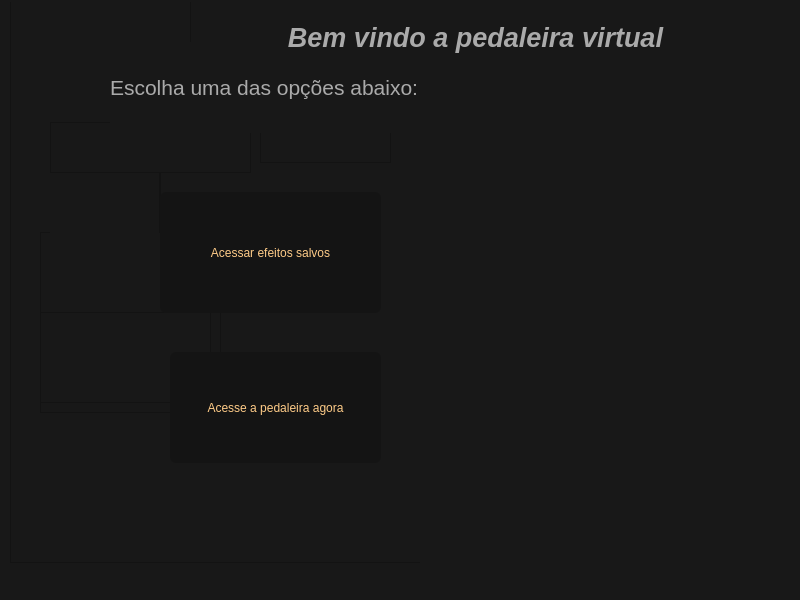
<?xml version="1.0" encoding="UTF-8"?>
<ui version="4.0">
 <class>MainWindow</class>
 <widget class="QMainWindow" name="MainWindow">
  <property name="geometry">
   <rect>
    <x>0</x>
    <y>0</y>
    <width>800</width>
    <height>600</height>
   </rect>
  </property>
  <property name="windowTitle">
   <string>MainWindow</string>
  </property>
  <property name="styleSheet">
   <string notr="true">/* Night Eyes theme v1.2.0 for Mod Organizer 2 by Ciathyza */
/* https://github.com/ciathyza/mo2-themes */

/* Main Window ---------------------------------------------------------------- */

QWidget
{
    background: #181818;
	color: #AAAAAA;
}

QWidget:disabled
{
	background: #181818;
    color: #808080;
}

QMainWindow::separator
{
	border: 0px;
}

QAbstractItemView
{
	background: #141414;
	alternate-background-color: #141414;
	show-decoration-selected: 1;
	selection-background-color: #001133;
	selection-color: #0099EE;
}

QAbstractItemView::item:hover
{
	color: #FFFFFF;
}

QAbstractItemView::item:selected
{
	background: #001133;
	color: #0099EE;
}

QAbstractScrollArea::corner
{
	background: #141414;
	border: 2px solid #181818;
	border-bottom-right-radius: 6px;
	margin: 0px -2px -2px 0px;
}

LinkLabel
{
  qproperty-linkColor: #3399FF;
}


/* Toolbar -------------------------------------------------------------------- */

QToolBar
{
	background: #181818;
	border: 1px solid #181818;
}

QToolBar::separator
{
	background: #181818;
}

QToolButton
{
	padding: 4px 1px;
	border-radius: 2px;
	margin: 4px 1px 0px 1px;
}

QToolButton:hover
{
	background: #282828;
}

QToolButton:pressed
{
	background: #181818;
}

QToolButton::menu-indicator
{
  width: 8px;
}


/* Left Pane &amp; File Trees ----------------------------------------------------- */

QTreeView
{
	border-radius: 6px;
}

QTreeView::branch:hover
{
	background: #181818;
	color: #FFFFFF;
}

QTreeView::branch:selected
{
	background: #001133;
	color: #0099EE;
}

QTreeView::item:selected
{
	background: #001133;
	color: #0099EE;
}

QTreeView::branch:has-children:!has-siblings:closed,
QTreeView::branch:closed:has-children:has-siblings
{
	image: url(:/stylesheet/branch-closed.png);
	border: 0px;
}

QTreeView::branch:open:has-children:!has-siblings,
QTreeView::branch:open:has-children:has-siblings
{
	image: url(:/stylesheet/branch-open.png);
	border: 0px;
}

QListView
{
	border-radius: 6px;
}

QListView::item:hover
{
	background: #242424;
	color: #FFCC88;
}

QListView::item:selected
{
	background: #001133;
	color: #0099EE;
}

QTextEdit
{
	background: #141414;
	border-radius: 6px;
}

QWebView
{
	background: #141414;
	border-radius: 6px;
}


/* Group Boxes ---------------------------------------------------------------- */

QGroupBox
{
	padding: 24px 4px;
	border: 2px solid #141414;
	border-radius: 10px;
}

QGroupBox::title
{
	subcontrol-origin: padding;
	subcontrol-position: top left;
	padding: 8px;
}


/* Search Boxes --------------------------------------------------------------- */

QLineEdit
{
    background: #141414;
	min-height: 14px;
	padding: 2px;
    border: 2px solid #141414;
    border-radius: 6px;
    margin-top: 3px;
}

QLineEdit:hover
{
	border: 2px solid #242424;
}


/* Most Dropdowns ------------------------------------------------------------- */

QComboBox
{
    background: #141414;
    min-height: 20px;
	padding-left: 5px;
    border: 2px solid #141414;
    border-radius: 6px;
    margin: 3px 0px 1px 0px;
}

QComboBox:hover
{
	border: 2px solid #242424;
}

QComboBox:on
{
	background: #181818;
	color: #FFCC88;
	border: 2px solid #181818;
}

QComboBox::drop-down
{
	width: 20px;
	subcontrol-origin: padding;
	subcontrol-position: top right;
	border: none;
}

QComboBox QAbstractItemView
{
	border: 0px;
}

QComboBox::down-arrow
{
	image: url(:/stylesheet/combobox-down.png);
}


/* Most Buttons --------------------------------------------------------------- */

QPushButton
{
    background: #141414;
    color: #FFCC88;
    min-height: 18px;
    padding: 2px 12px;
	border-radius: 6px;
}

QPushButton:hover
{
	background: #242424;
	color: #FFCC88;
}

QPushButton:pressed
{
	background: #181818;
	color: #FFCC88;
}

QPushButton:checked
{
	background: #181818;
	color: #FFCC88;
	margin: 4px;
}


/* Scroll Bars ---------------------------------------------------------------- */

/* Horizontal */

QScrollBar:horizontal
{
    background: #141414;
    height: 16px;
	border: 2px solid #181818;
    margin: 0px 23px -2px 23px;
}

QScrollBar::handle:horizontal
{
    background: #222222;
    min-width: 32px;
    border-radius: 6px;
	margin: 2px;
}

QScrollBar::add-line:horizontal
{
    background: #141414;
    width: 23px;
    subcontrol-position: right;
    subcontrol-origin: margin;
	border: 2px solid #181818;
	margin: 0px -2px -2px 0px;
}

QScrollBar::sub-line:horizontal
{
	background: #141414;
	width: 23px;
	subcontrol-position: left;
	subcontrol-origin: margin;
	border: 2px solid #181818;
	border-bottom-left-radius: 6px;
	margin: 0px 0px -2px -2px;
}

/* Vertical */

QScrollBar:vertical
{
    background: #141414;
    width: 16px;
	border: 2px solid #181818;
    margin: 23px -2px 23px 0px;
}

QScrollBar::handle:vertical
{
    background: #222222;
    min-height: 32px;
    border-radius: 6px;
	margin: 2px;
}

QScrollBar::add-line:vertical
{
    background: #141414;
    height: 23px;
    subcontrol-position: bottom;
    subcontrol-origin: margin;
	border: 2px solid #181818;
	border-bottom-right-radius: 6px;
	margin: 0px -2px -2px 0px;
}

QScrollBar::sub-line:vertical
{
    background: #141414;
    height: 23px;
    subcontrol-position: top;
    subcontrol-origin: margin;
	border: 2px solid #181818;
	border-top-right-radius: 6px;
	margin: -2px -2px 0px 0px;
}

/* Combined */

QScrollBar::handle:horizontal:hover,
QScrollBar::handle:vertical:hover,
QScrollBar::add-line:horizontal:hover,
QScrollBar::sub-line:horizontal:hover,
QScrollBar::add-line:vertical:hover,
QScrollBar::sub-line:vertical:hover
{
	background: #242424;
}

QScrollBar::handle:horizontal:pressed,
QScrollBar::handle:vertical:pressed,
QScrollBar::add-line:horizontal:pressed,
QScrollBar::sub-line:horizontal:pressed,
QScrollBar::add-line:vertical:pressed,
QScrollBar::sub-line:vertical:pressed
{
	background: #181818;
}

QScrollBar::add-page:horizontal,
QScrollBar::sub-page:horizontal,
QScrollBar::add-page:vertical,
QScrollBar::sub-page:vertical
{
    background: transparent;
}

QScrollBar::up-arrow:vertical,
QScrollBar::right-arrow:horizontal,
QScrollBar::down-arrow:vertical,
QScrollBar::left-arrow:horizontal
{
	height: 1px;
    width: 1px;
	border: 1px solid #181818;
}


/* Header Rows ---------------------------------------------------------------- */

QHeaderView
{
	background: #181818;
}

/* Table View Tab Headers */
QHeaderView::section
{
    background: #141414;
    color: #D3D3D3;
    height: 22px;
    padding: 0px 5px;
    border: 0px;
	border-bottom: 2px solid #181818;
	border-right: 2px solid #181818;
}

QHeaderView::section:first
{
	border-top-left-radius: 6px;
}

QHeaderView::section:last
{
	border-right: 0px;
	border-top-right-radius: 6px;
}

QHeaderView::section:hover
{
	background: #242424;
	color: #FFCC88;
}

QHeaderView::down-arrow
{
	padding-right: 4px;
	height: 10px;
	width: 10px;
}


/* Context Menus, Toolbar Dropdowns, &amp; Tooltips ------------------------------- */

QMenuBar
{
	background: #181818;
	border: 1px solid #181818;
}

QMenuBar::item:selected
{
	background: #242424;
	color: #FFCC88;
}

QMenu
{
	background: #141414;
	selection-color: #FFCC88;
	border: 0px;
}

QMenu::item
{
	background: #141414;
	selection-background-color: #242424;
	padding: 4px 20px;
}

QMenu::item:selected
{
	background: #242424;
	color: #FFCC88;
}

QMenu::item:disabled
{
    background: #242424;
    color: #808080;
}

QMenu::separator
{
    background: #181818;
	height: 2px;
}

QMenu::icon
{
	margin: 1px;
}

QToolTip
{
	background: #181818;
	color: #FFCC88;
	padding: 1px;
	border: 0px;
}

QStatusBar::item {border: None;}


/* Progress Bars (Downloads) -------------------------------------------------- */

QProgressBar
{
	background: #141414;
    text-align: center;
    border: 0px;
    border-radius: 6px;
	margin: 0px 10px;
}

QProgressBar::chunk
{
    background: #242424;
    border-top-left-radius: 6px;
    border-bottom-left-radius: 6px;
}


/* Right Pane and Tab Bars ---------------------------------------------------- */

QTabWidget::pane
{
	top: 1px;
	padding: 2px 2px 10px 2px;
	border: 2px solid #141414;
	border-radius: 10px;
}

QTabWidget::tab-bar
{
	alignment: center;
}

QTabBar::tab
{
	background: #141414;
    color: #141414;
    padding: 4px 1em;
    border: 1px solid #181818;
    border-top: 0px;
    border-bottom: 0px;
}

QTabBar::tab:!selected
{
	background: #141414;
    color: #D3D3D3;
}

QTabBar::tab:disabled
{
	background: #181818;
	color: #808080;
}

QTabBar::tab:selected
{
	background: #181818;
	color: #FFCC88;

}

QTabBar::tab:!selected:hover
{
	background: #242424;
	color: #FFCC88;
}

QTabBar::tab:first
{
	border-top-left-radius: 10px;
	border-bottom-left-radius: 10px;
}

QTabBar::tab:last
{
	border-top-right-radius: 10px;
	border-bottom-right-radius: 10px;
}

QTabBar QToolButton
{
	background: #242424;
	padding: 1px;
	border-radius: 6px;
	margin: 1px;
}

QTabBar QToolButton:disabled
{
	background: transparent;
}


/* Sliders (Configurator) ----------------------------------------------------- */

/* QSlider::groove:horizontal
{
	background: #FFCC88;
	height: 1px;
	border: 1px solid #FFCC88;
}

QSlider::handle:horizontal
{
	background: #242424;
	width: 10px;
	border: 2px solid #242424;
	border-radius: 6px;
	margin: -10px 0px;
}

QSlider::handle:horizontal:hover
{
	background: #181818;
	border: 2px solid #181818;
} */


/* Tables (Configure Mod Categories) ------------------------------------------ */

QTableView
{
	gridline-color: #181818;
	border: 0px;
}

QListWidget::item#executablesListBox
{
	/* fixes the black text problem on the Modify Executables window */
	color: #D3D3D3;
}


/* Downloads tab -------------------------------------------------------------- */

QWidget#downloadTab QAbstractScrollArea
{
	/* background of the entire downloads tab */
	background: #141414;
}

DownloadListView QFrame
{
	/* an entry on the Downloads tab */
	background: #181818;
}

DownloadListView QFrame#frame
{
	/* outer box of an entry on the Downloads tab */
	border: 2px solid #141414;
}

DownloadListView QLabel#installLabel
{
	color: none;
}

DownloadListView QFrame:clicked
{
	background: #242424;
}

/* compact downloads view */

DownloadListView[downloadView=standard]::item
{
	padding: 16px;
}

DownloadListView[downloadView=compact]::item
{
	padding: 4px;
}

DownloadListView::item:hover
{
    padding: 0px;
}

DownloadListView::item:selected
{
    padding: 0px;
}

QProgressBar
{
	border: 2px solid grey;
	border-radius: 5px;
	text-align: center;
	margin: 0px;
}

QAbstractItemView[filtered=true]
{
	border: 2px solid #f00 !important;
}

QLineEdit[valid-filter=false]
{
	background-color: #661111 !important;
}
</string>
  </property>
  <widget class="QWidget" name="centralwidget">
   <widget class="QFrame" name="frame">
    <property name="geometry">
     <rect>
      <x>10</x>
      <y>-20</y>
      <width>841</width>
      <height>581</height>
     </rect>
    </property>
    <property name="frameShape">
     <enum>QFrame::StyledPanel</enum>
    </property>
    <property name="frameShadow">
     <enum>QFrame::Raised</enum>
    </property>
    <widget class="QLabel" name="label">
     <property name="geometry">
      <rect>
       <x>170</x>
       <y>90</y>
       <width>201</width>
       <height>31</height>
      </rect>
     </property>
     <property name="text">
      <string/>
     </property>
    </widget>
    <widget class="QFrame" name="frame_2">
     <property name="geometry">
      <rect>
       <x>180</x>
       <y>10</y>
       <width>421</width>
       <height>171</height>
      </rect>
     </property>
     <property name="frameShape">
      <enum>QFrame::StyledPanel</enum>
     </property>
     <property name="frameShadow">
      <enum>QFrame::Raised</enum>
     </property>
     <widget class="QFrame" name="frame_8">
      <property name="geometry">
       <rect>
        <x>-100</x>
        <y>120</y>
        <width>611</width>
        <height>21</height>
       </rect>
      </property>
      <property name="frameShape">
       <enum>QFrame::StyledPanel</enum>
      </property>
      <property name="frameShadow">
       <enum>QFrame::Raised</enum>
      </property>
      <widget class="QFrame" name="frame_11">
       <property name="geometry">
        <rect>
         <x>370</x>
         <y>0</y>
         <width>120</width>
         <height>80</height>
        </rect>
       </property>
       <property name="frameShape">
        <enum>QFrame::StyledPanel</enum>
       </property>
       <property name="frameShadow">
        <enum>QFrame::Raised</enum>
       </property>
      </widget>
     </widget>
     <widget class="QFrame" name="frame_6">
      <property name="geometry">
       <rect>
        <x>-150</x>
        <y>50</y>
        <width>221</width>
        <height>291</height>
       </rect>
      </property>
      <property name="frameShape">
       <enum>QFrame::StyledPanel</enum>
      </property>
      <property name="frameShadow">
       <enum>QFrame::Raised</enum>
      </property>
      <widget class="QFrame" name="frame_9">
       <property name="geometry">
        <rect>
         <x>10</x>
         <y>10</y>
         <width>151</width>
         <height>161</height>
        </rect>
       </property>
       <property name="frameShape">
        <enum>QFrame::StyledPanel</enum>
       </property>
       <property name="frameShadow">
        <enum>QFrame::Raised</enum>
       </property>
      </widget>
     </widget>
     <widget class="QFrame" name="frame_7">
      <property name="geometry">
       <rect>
        <x>200</x>
        <y>110</y>
        <width>391</width>
        <height>431</height>
       </rect>
      </property>
      <property name="frameShape">
       <enum>QFrame::StyledPanel</enum>
      </property>
      <property name="frameShadow">
       <enum>QFrame::Raised</enum>
      </property>
     </widget>
    </widget>
    <widget class="QFrame" name="frame_5">
     <property name="geometry">
      <rect>
       <x>30</x>
       <y>250</y>
       <width>181</width>
       <height>181</height>
      </rect>
     </property>
     <property name="frameShape">
      <enum>QFrame::StyledPanel</enum>
     </property>
     <property name="frameShadow">
      <enum>QFrame::Raised</enum>
     </property>
     <widget class="QFrame" name="frame_4">
      <property name="geometry">
       <rect>
        <x>0</x>
        <y>80</y>
        <width>171</width>
        <height>91</height>
       </rect>
      </property>
      <property name="frameShape">
       <enum>QFrame::StyledPanel</enum>
      </property>
      <property name="frameShadow">
       <enum>QFrame::Raised</enum>
      </property>
     </widget>
    </widget>
    <widget class="QFrame" name="frame_3">
     <property name="geometry">
      <rect>
       <x>40</x>
       <y>140</y>
       <width>201</width>
       <height>111</height>
      </rect>
     </property>
     <property name="frameShape">
      <enum>QFrame::StyledPanel</enum>
     </property>
     <property name="frameShadow">
      <enum>QFrame::Raised</enum>
     </property>
     <widget class="QFrame" name="frame_12">
      <property name="geometry">
       <rect>
        <x>-10</x>
        <y>50</y>
        <width>120</width>
        <height>80</height>
       </rect>
      </property>
      <property name="frameShape">
       <enum>QFrame::StyledPanel</enum>
      </property>
      <property name="frameShadow">
       <enum>QFrame::Raised</enum>
      </property>
     </widget>
     <widget class="QFrame" name="frame_10">
      <property name="geometry">
       <rect>
        <x>110</x>
        <y>50</y>
        <width>221</width>
        <height>131</height>
       </rect>
      </property>
      <property name="frameShape">
       <enum>QFrame::StyledPanel</enum>
      </property>
      <property name="frameShadow">
       <enum>QFrame::Raised</enum>
      </property>
     </widget>
    </widget>
    <widget class="QLabel" name="label_3">
     <property name="geometry">
      <rect>
       <x>410</x>
       <y>-20</y>
       <width>591</width>
       <height>621</height>
      </rect>
     </property>
     <property name="text">
      <string/>
     </property>
     <property name="pixmap">
      <pixmap>../../Users/Aluno/Downloads/ae975c9be63dd3499bfda8ae3d08e1c5-removebg-preview (2).png</pixmap>
     </property>
    </widget>
    <widget class="QPushButton" name="pushButton_2">
     <property name="geometry">
      <rect>
       <x>150</x>
       <y>210</y>
       <width>221</width>
       <height>121</height>
      </rect>
     </property>
     <property name="text">
      <string>Acessar efeitos salvos</string>
     </property>
    </widget>
    <widget class="QPushButton" name="pushButton">
     <property name="geometry">
      <rect>
       <x>160</x>
       <y>370</y>
       <width>211</width>
       <height>111</height>
      </rect>
     </property>
     <property name="text">
      <string>Acesse a pedaleira agora</string>
     </property>
    </widget>
    <widget class="QLabel" name="label_4">
     <property name="geometry">
      <rect>
       <x>100</x>
       <y>60</y>
       <width>381</width>
       <height>91</height>
      </rect>
     </property>
     <property name="text">
      <string>&lt;html&gt;&lt;head/&gt;&lt;body&gt;&lt;p align=&quot;justify&quot;&gt;&lt;span style=&quot; font-size:16pt;&quot;&gt;Escolha uma das opções abaixo:&lt;/span&gt;&lt;/p&gt;&lt;/body&gt;&lt;/html&gt;</string>
     </property>
    </widget>
    <widget class="QLabel" name="label_2">
     <property name="geometry">
      <rect>
       <x>260</x>
       <y>30</y>
       <width>411</width>
       <height>51</height>
      </rect>
     </property>
     <property name="text">
      <string>&lt;html&gt;&lt;head/&gt;&lt;body&gt;&lt;p align=&quot;center&quot;&gt;&lt;span style=&quot; font-size:20pt; font-weight:600; font-style:italic;&quot;&gt;Bem vindo a pedaleira virtual&lt;/span&gt;&lt;/p&gt;&lt;/body&gt;&lt;/html&gt;</string>
     </property>
    </widget>
   </widget>
  </widget>
  <widget class="QMenuBar" name="menubar">
   <property name="geometry">
    <rect>
     <x>0</x>
     <y>0</y>
     <width>800</width>
     <height>23</height>
    </rect>
   </property>
  </widget>
  <widget class="QStatusBar" name="statusbar"/>
 </widget>
 <resources/>
 <connections/>
</ui>
